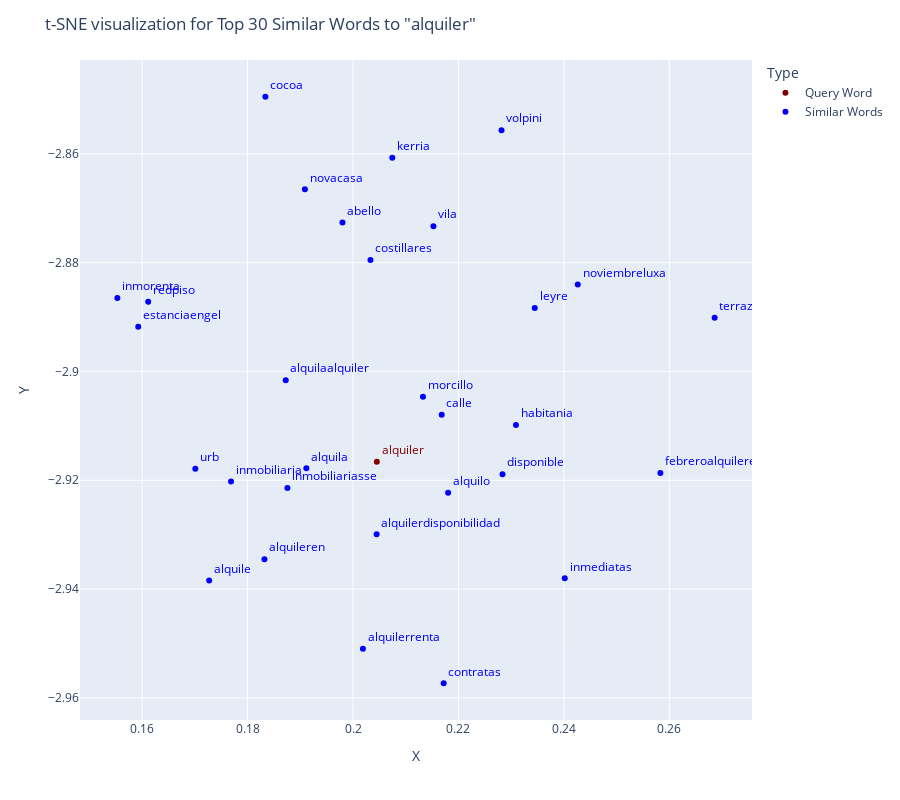

Notebook code cell kept with this figure:
### Code cell
alquiler_fig.show()

### Figure 1 — Plotly figure (JSON) as saved in the notebook; plotly's stock layout.template omitted (floating-point values rounded to 4 significant figures)
{"data": [{"hovertemplate": "Type=Query Word<br>X=%{x}<br>Y=%{y}<br>label=%{text}<extra></extra>", "legendgroup": "Query Word", "marker": {"color": "maroon", "symbol": "circle"}, "mode": "markers+text", "name": "Query Word", "orientation": "v", "showlegend": true, "text": ["alquiler"], "textfont": {"color": "maroon"}, "textposition": "top right", "type": "scatter", "x": [0.2045], "xaxis": "x", "y": [-2.917], "yaxis": "y"}, {"hovertemplate": "Type=Similar Words<br>X=%{x}<br>Y=%{y}<br>label=%{text}<extra></extra>", "legendgroup": "Similar Words", "marker": {"color": "blue", "symbol": "circle"}, "mode": "markers+text", "name": "Similar Words", "orientation": "v", "showlegend": true, "text": ["alquila", "alquilaalquiler", "inmobiliaria", "inmorenta", "disponible", "morcillo", "redpiso", "contratas", "novacasa", "alquilerrenta", "habitania", "inmediatas", "inmobiliariasse", "leyre", "alquileren", "kerria", "alquilerdisponibilidad", "costillares", "alquilo", "calle", "abello", "urb", "vila", "febreroalquileres", "terrazacompletamente", "noviembreluxa", "estanciaengel", "cocoa", "alquile", "volpini"], "textfont": {"color": "blue"}, "textposition": "top right", "type": "scatter", "x": [0.1911, 0.1872, 0.1769, 0.1553, 0.2284, 0.2133, 0.1611, 0.2172, 0.1909, 0.2019, 0.2309, 0.2402, 0.1876, 0.2345, 0.1832, 0.2074, 0.2045, 0.2033, 0.218, 0.2168, 0.198, 0.1701, 0.2153, 0.2583, 0.2686, 0.2426, 0.1593, 0.1834, 0.1727, 0.2282], "xaxis": "x", "y": [-2.918, -2.902, -2.92, -2.886, -2.919, -2.905, -2.887, -2.957, -2.867, -2.951, -2.91, -2.938, -2.921, -2.888, -2.935, -2.861, -2.93, -2.88, -2.922, -2.908, -2.873, -2.918, -2.873, -2.919, -2.89, -2.884, -2.892, -2.849, -2.938, -2.856], "yaxis": "y"}], "layout": {"height": 800, "legend": {"title": {"text": "Type"}, "tracegroupgap": 0}, "margin": {"t": 60}, "title": {"text": "t-SNE visualization for Top 30 Similar Words to \"alquiler\""}, "xaxis": {"anchor": "y", "domain": [0, 1], "title": {"text": "X"}}, "yaxis": {"anchor": "x", "domain": [0, 1], "title": {"text": "Y"}}}}
